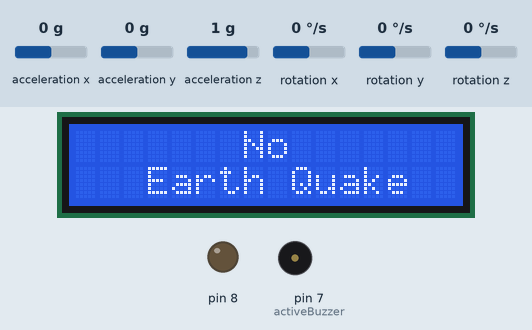
A sketch run on a simulated Arduino Uno, built with avr-gcc and run on an emulated ATmega328P. Parts: 16×2 character LCD, output pins drawn as LEDs (lit = HIGH), buzzer (waves = sounding, pin HIGH). The inputs (shaded band) are chosen by the test bench; at power-on: rotation x 0 °/s, acceleration x 0 g, acceleration y 0 g, acceleration z 1 g, rotation y 0 °/s, rotation z 0 °/s. What the sketch prints to the serial monitor is not drawn.

Above: at 6.2 s.
6.3 s: rotation x set to 2 °/s
At 7.1 s:
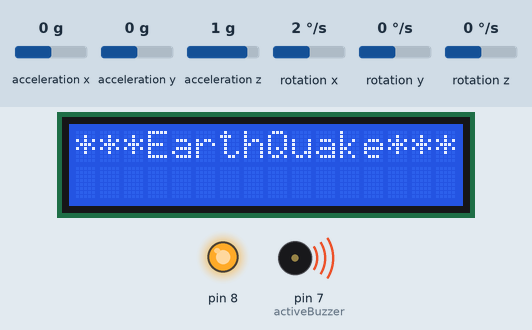
9.3 s: rotation x set to -192 °/s
At 10.4 s:
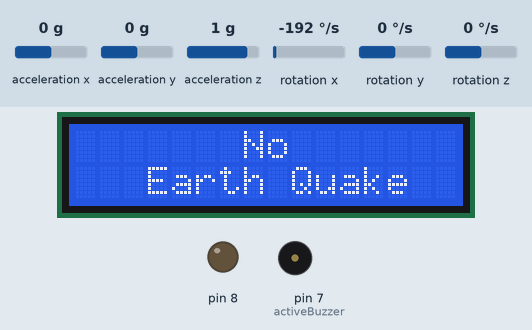
10.9 s: rotation x set to 100 °/s
At 11.7 s:
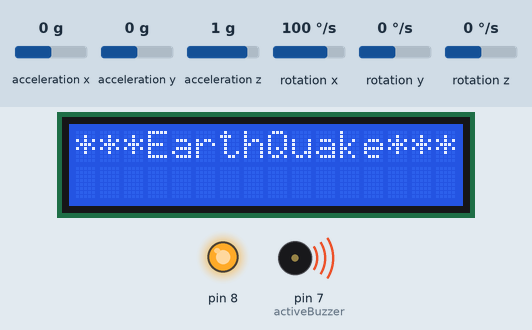
13.9 s: rotation x set to 0 °/s
At 15.1 s:
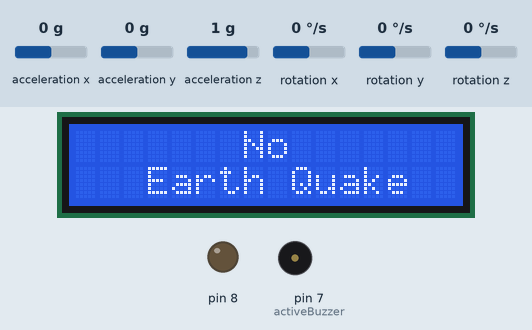
Timing chart, 0 to 16.5 s (numbered marks = the images above; inputs shaded):
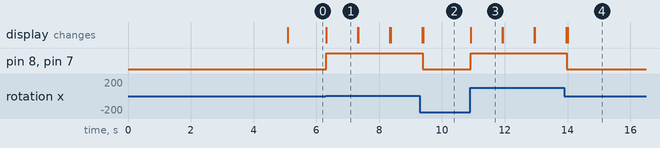

Measured:
- the behaviour switches between 0 and 1 °/s on rotation x (found by bisection; images 0 and 1)
- after the input at 6.3 s, pin 8, pin 7 (activeBuzzer): LOW → HIGH at once; the display: changes at once (image 1)
- after the input at 9.3 s, pin 8, pin 7 (activeBuzzer): HIGH → LOW after 0.08 s; the display: first differs from a run without the input after 0.10 s (image 2)
- after the input at 10.9 s, pin 8, pin 7 (activeBuzzer): LOW → HIGH at once; the display: changes at once (image 3)
- after the input at 13.9 s, pin 8, pin 7 (activeBuzzer): HIGH → LOW after 0.08 s; the display: first differs from a run without the input after 0.10 s (image 4)
- what the display in image 1 shows lasts 1.0 s, from 6.3 s to 7.3 s

The sketch:

NEWEARTHQUAKE.ino
```cpp
#include <LiquidCrystal.h>

#include <Wire.h>

#include <MPU6050.h>

#define minval 0

#define maxval 0

MPU6050 mpu;

int activeBuzzer = 7;     // Pin Active Buzzer is connected to

LiquidCrystal lcd(12, 11, 5, 4, 3, 2);

void setup()

{   lcd.begin(16, 2);

    Serial.begin(115200);

    pinMode(activeBuzzer,OUTPUT);

    pinMode(8,OUTPUT);

    lcd.print("   EarthQuake ");

    lcd.setCursor(0, 1);

    lcd.print("   Detector");

    delay (5000);

    lcd.clear();

  // Initialize MPU6050

  Serial.println("Initialize MPU6050");

  while(!mpu.begin(MPU6050_SCALE_2000DPS, MPU6050_RANGE_2G))

  { Serial.println("Could not find a valid MPU6050 sensor, check wiring!");

    delay(500);}

  mpu.setThreshold(3);

  // Check settings

  checkSettings();

}


void checkSettings()

{

  Serial.println();


  Serial.print(" * Sleep Mode:        ");

  Serial.println(mpu.getSleepEnabled() ? "Enabled" : "Disabled");

  Serial.print(" * Clock Source:      ");

  switch(mpu.getClockSource())

  {case MPU6050_CLOCK_KEEP_RESET:     Serial.println("Stops the clock and keeps the timing generator in reset"); break;

    case MPU6050_CLOCK_EXTERNAL_19MHZ: Serial.println("PLL with external 19.2MHz reference"); break;

    case MPU6050_CLOCK_EXTERNAL_32KHZ: Serial.println("PLL with external 32.768kHz reference"); break;

    case MPU6050_CLOCK_PLL_ZGYRO:      Serial.println("PLL with Z axis gyroscope reference"); break;

    case MPU6050_CLOCK_PLL_YGYRO:      Serial.println("PLL with Y axis gyroscope reference"); break;

    case MPU6050_CLOCK_PLL_XGYRO:      Serial.println("PLL with X axis gyroscope reference"); break;

    case MPU6050_CLOCK_INTERNAL_8MHZ:  Serial.println("Internal 8MHz oscillator"); break;

  }

  Serial.print(" * Gyroscope:         ");

  switch(mpu.getScale())

  {case MPU6050_SCALE_2000DPS:        Serial.println("2000 dps"); break;

    case MPU6050_SCALE_1000DPS:        Serial.println("1000 dps"); break;

    case MPU6050_SCALE_500DPS:         Serial.println("500 dps"); break;

    case MPU6050_SCALE_250DPS:         Serial.println("250 dps"); break;}

  Serial.print(" * Gyroscope offsets: ");

  Serial.print(mpu.getGyroOffsetX());

  Serial.print(" / ");

  Serial.print(mpu.getGyroOffsetY());

  Serial.print(" / ");

  Serial.println(mpu.getGyroOffsetZ());

  Serial.println();}

void loop()

{   Vector rawGyro = mpu.readRawGyro();

  Vector normGyro = mpu.readNormalizeGyro();

  Serial.print(" Xraw = ");

  Serial.print(rawGyro.XAxis);

  Serial.print(" Yraw = ");

  Serial.print(rawGyro.YAxis);

  Serial.print(" Zraw = ");

  Serial.println(rawGyro.ZAxis);

if(normGyro.XAxis > maxval || normGyro.XAxis < minval && normGyro.YAxis > maxval || normGyro.YAxis  < minval && normGyro.ZAxis > maxval || normGyro.ZAxis  < minval)

{
    digitalWrite(8, HIGH);
    analogWrite(activeBuzzer, 200);
    //delay(1000);

    /*

   digitalWrite(activeBuzzer, HIGH);

  digitalWrite(8,HIGH);

  delay(100); */
  lcd.clear();

  lcd.print("***EarthQuake***");

  delay (1000);

  lcd.clear();}

 else{digitalWrite(activeBuzzer, LOW);

 digitalWrite(8,LOW);
    lcd.print("       No ");

    lcd.setCursor(0, 1);

    lcd.print("   Earth Quake");;
}

  Serial.print(" Xnorm = ");

  Serial.print(normGyro.XAxis);

  Serial.print(" Ynorm = ");

  Serial.print(normGyro.YAxis);

  Serial.print(" Znorm = ");

  Serial.println(normGyro.ZAxis);

  delay(10);}
```
